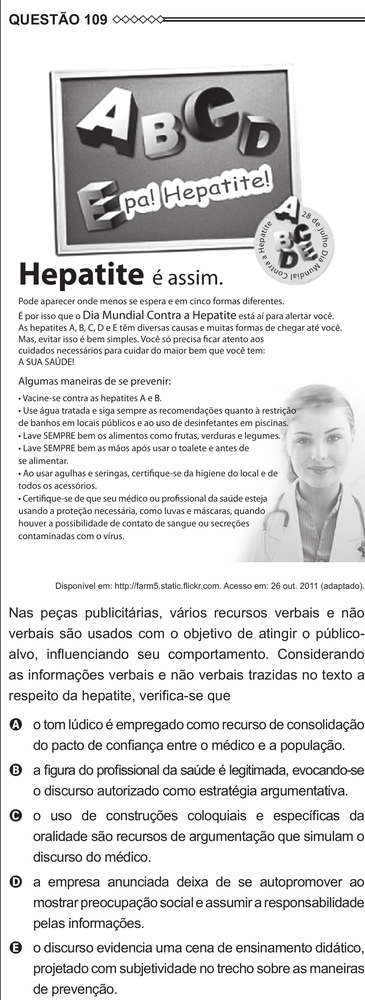
#> input picture 4Passo-RemoverBordasCentraisDasMetades/remover-bordas-internas.py/divididas-com-bordas-do-meio/pagina_enem_10_direita.png, 365 x 1000 px, shrunk from 1058 x 2899 before the run; its folder holds 4 pictures in this run
$ python remover-bordas-internas.py
#> lines starting #> are read from the running program, lines starting #| are printed output that depends on the picture
"""
Propósito: Remover a bordinha interna que fica entre as colunas
Autor: Alexandre Nassar de Peder
Criação: 02/10/2025
Atualização: 03/06/2026

OBS1: puxe a pasta "divididas-com-bordas-do-meio" do passo 3 para essa pasta do passo 4
OBS2: As imagens da coluna da esquerda tem uma bordinha no lado direito
OBS3: As imagens da coluna da direita tem uma bordinha no lado esquerdo
OBS4: abra as imagens no GIMP para contar pixels e saber quantos pixels cortar da borda interna
OBS5: Atualize as linhas 35 e 39 com os valores corretos de corte (esquerda, superior, direita, inferior) para a respectiva coluna (esquerda/direita)

"""
from PIL import Image
import os

pasta_imagens = "divididas-com-bordas-do-meio"
pasta_saida = "divididas-sem-bordas-do-meio"

os.makedirs(pasta_saida, exist_ok=True)

for nome_arquivo in os.listdir(pasta_imagens):
    if nome_arquivo.lower().endswith(".png"):
        caminho_entrada = os.path.join(pasta_imagens, nome_arquivo)
        imagem = Image.open(caminho_entrada)
#> imagem is the input picture: PIL image 365x1000 RGB; mean R, G, B 222, 221.4, 221.6

        largura, altura = imagem.size
#> largura = 365; altura = 1000

        # Aplica o corte original das bordas totais
        caixa_corte = (0, 0, largura, altura)
#> caixa_corte = (0, 0, 365, 1000)

        # Aplica cortes adicionais baseados no nome do arquivo
        if nome_arquivo.endswith("_esquerda.png"):
            # Remover pixels da borda direita das imagens de coluna da esquerda, nesse exemplo, 25 pixels
            caixa_corte = (caixa_corte[0], caixa_corte[1], caixa_corte[2] - 24, caixa_corte[3]) # ATUALIZE AQUI O VALOR DE CORTE PARA A COLUNA DA ESQUERDA (esquerda, superior, direita, inferior)

        elif nome_arquivo.endswith("_direita.png"):
            # Remover pixels da borda esquerda das imagens de coluna da direita, nesse exemplo, 25 pixels
            caixa_corte = (caixa_corte[0] + 28, caixa_corte[1], caixa_corte[2], caixa_corte[3]) # ATUALIZE AQUI O VALOR DE CORTE PARA A COLUNA DA DIREITA (esquerda, superior, direita, inferior)
#> caixa_corte = (28, 0, 365, 1000)

        imagem_cortada = imagem.crop(caixa_corte)
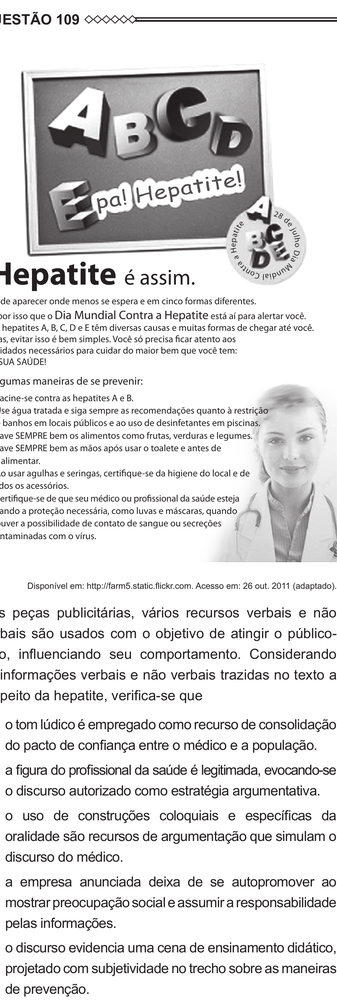
#> imagem_cortada: PIL image 337x1000 RGB; mean R, G, B 220.6, 220, 220.1

        caminho_saida = os.path.join(pasta_saida, nome_arquivo)
        imagem_cortada.save(caminho_saida)
#> pass 2 of the loop `for nome_arquivo in os.listdir(pasta_imagens):`:
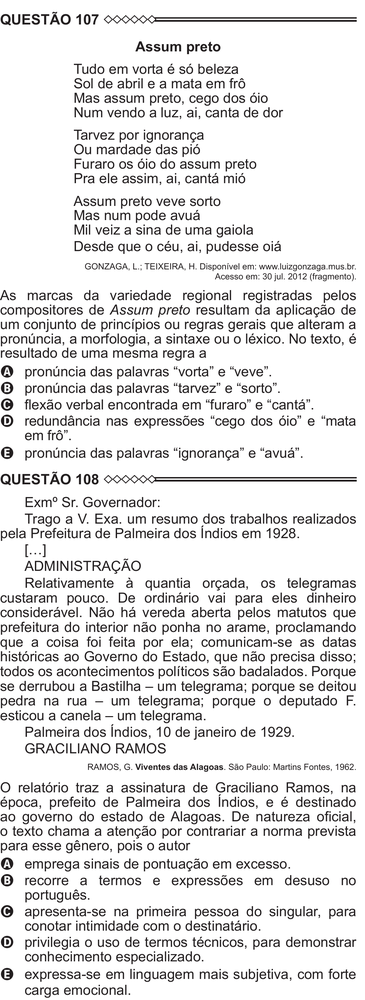
#> input picture 4Passo-RemoverBordasCentraisDasMetades/remover-bordas-internas.py/divididas-com-bordas-do-meio/pagina_enem_10_esquerda.png, 365 x 1000 px, shrunk from 1057 x 2899 before the run
#> imagem is the input picture: PIL image 365x1000 RGB; mean R, G, B 227.8, 227.3, 227.4
#> `imagem_cortada = imagem.crop(caixa_corte)`:
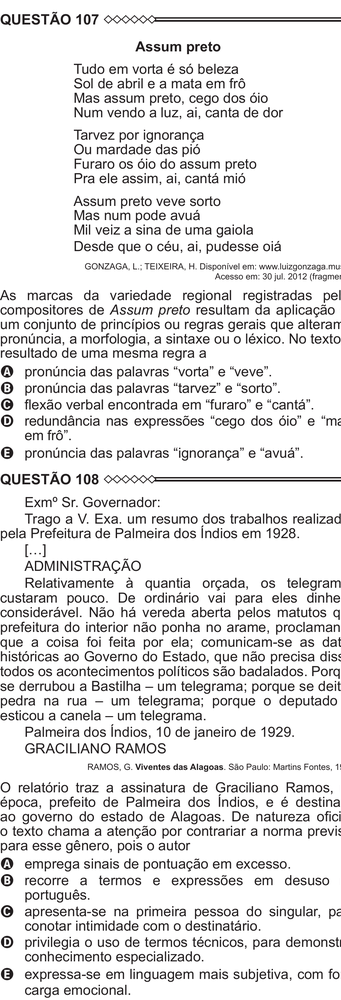
#> imagem_cortada: PIL image 341x1000 RGB; mean R, G, B 226.7, 226.2, 226.3
#> pass 3 of the loop `for nome_arquivo in os.listdir(pasta_imagens):`:
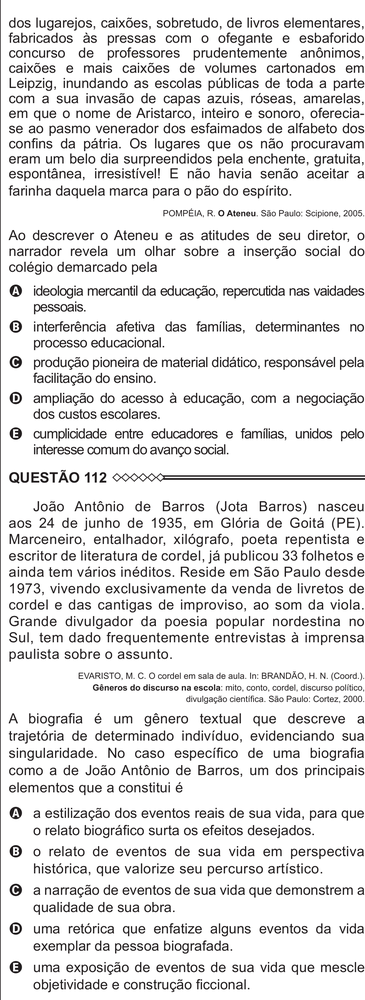
#> input picture 4Passo-RemoverBordasCentraisDasMetades/remover-bordas-internas.py/divididas-com-bordas-do-meio/pagina_enem_11_direita.png, 365 x 1000 px, shrunk from 1058 x 2899 before the run
#> imagem is the input picture: PIL image 365x1000 RGB; mean R, G, B 225.6, 225.1, 225.2
#> `imagem_cortada = imagem.crop(caixa_corte)`:
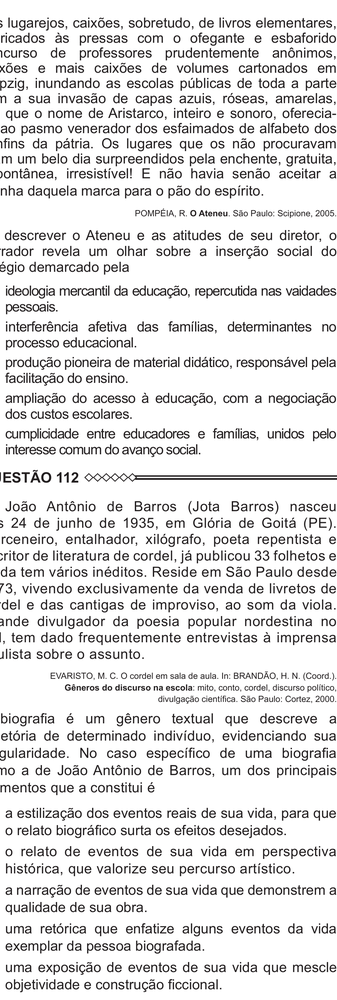
#> imagem_cortada: PIL image 337x1000 RGB; mean R, G, B 225.4, 224.9, 225
#> the loop made 4 passes; the first 3 are shown

print("Recorte das bordas concluído.")
